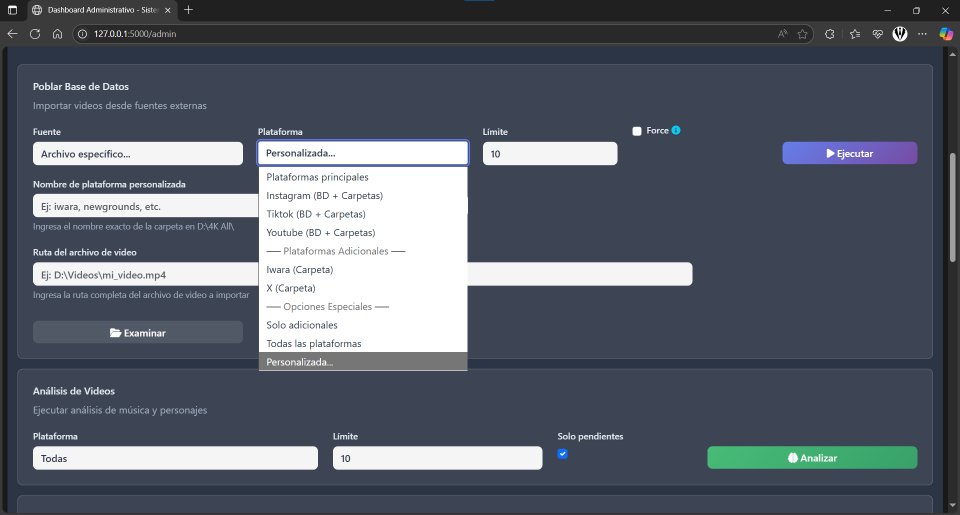
#> input picture manejar casos.png, 1920 x 1030 px (shown at 1/2 size); its folder holds only this picture in this run
$ python -i external_sources.py   (imports and definitions only)
#> lines starting #> are read from the running program, lines starting #| are printed output that depends on the picture
### config.py
"""
Tag-Flow V2 - Configuración Central Refactorizada
Sistema de Gestión de Videos TikTok/MMD

🎯 PATRÓN: Una sola fuente de verdad para todas las configuraciones
✅ Rutas internas del proyecto: Hardcodeadas para robustez
🔧 Rutas externas y APIs: Configurables via .env
"""

import os
import re
from pathlib import Path
from dotenv import load_dotenv

# Cargar variables de entorno
load_dotenv()

# ========================================
# 📁 RUTAS BASE DEL PROYECTO (Hardcodeadas)
# ========================================

BASE_DIR = Path(__file__).parent.absolute()
DATA_DIR = BASE_DIR / 'data'
STATIC_DIR = BASE_DIR / 'static'
TEMPLATES_DIR = BASE_DIR / 'templates'

# ========================================
# 🗄️ RUTAS DE DATOS INTERNOS (Hardcodeadas)
# ========================================

# Base de datos principal
DATABASE_PATH = DATA_DIR / 'videos.db'

# Thumbnails generados
THUMBNAILS_PATH = DATA_DIR / 'thumbnails'

# Base de datos de caracteres/personajes
CHARACTER_DATABASE_PATH = DATA_DIR / 'character_database.json'

# Directorio de caras conocidas para reconocimiento facial
KNOWN_FACES_PATH = BASE_DIR / 'caras_conocidas'

# Directorio de backups del sistema
BACKUPS_PATH = BASE_DIR / 'backups'

# Directorio de videos procesados
PROCESSED_VIDEOS_PATH = BASE_DIR / 'videos_procesados'

# ========================================
# 🌐 CONFIGURACIÓN DE FLASK
# ========================================

SECRET_KEY = os.getenv('SECRET_KEY', 'tag-flow-v2-secret-key-change-in-production')
FLASK_ENV = os.getenv('FLASK_ENV', 'development')
FLASK_DEBUG = os.getenv('FLASK_DEBUG', 'true').lower() == 'true'
FLASK_HOST = os.getenv('FLASK_HOST', 'localhost')
FLASK_PORT = int(os.getenv('FLASK_PORT', 5000))

# ========================================
# 🔑 APIs Y SERVICIOS EXTERNOS (Configurables)
# ========================================

# YouTube Data API
YOUTUBE_API_KEY = os.getenv('YOUTUBE_API_KEY')

# Google Vision API para reconocimiento facial
GOOGLE_APPLICATION_CREDENTIALS = os.getenv('GOOGLE_APPLICATION_CREDENTIALS')

# Spotify Web API para identificación musical
SPOTIFY_CLIENT_ID = os.getenv('SPOTIFY_CLIENT_ID')
SPOTIFY_CLIENT_SECRET = os.getenv('SPOTIFY_CLIENT_SECRET')

# ACRCloud para identificación musical (fallback)
ACRCLOUD_HOST = os.getenv('ACRCLOUD_HOST')
ACRCLOUD_ACCESS_KEY = os.getenv('ACRCLOUD_ACCESS_KEY')
ACRCLOUD_ACCESS_SECRET = os.getenv('ACRCLOUD_ACCESS_SECRET')

# ========================================
# 📱 RUTAS EXTERNAS - 4K DOWNLOADERS (Configurables)
# ========================================

def _clean_path_string(path_str: str) -> str:
    """Limpiar caracteres de control en rutas de Windows"""
    return re.sub(r'[\x00-\x1f\x7f-\x9f]', r'\\', path_str) if path_str else ''

# Bases de datos externas de downloaders
_raw_youtube_db = os.getenv('EXTERNAL_YOUTUBE_DB',
    r'C:\Users\loler\AppData\Local\4kdownload.com\4K Video Downloader+\4K Video Downloader+\faefbcd1-76a6-4fbc-b730-724f2735eee4.sqlite')
EXTERNAL_YOUTUBE_DB = Path(_clean_path_string(_raw_youtube_db)) if _raw_youtube_db else None

EXTERNAL_TIKTOK_DB = Path(os.getenv('EXTERNAL_TIKTOK_DB', r'D:\4K Tokkit\data.sqlite'))
EXTERNAL_INSTAGRAM_DB = Path(os.getenv('EXTERNAL_INSTAGRAM_DB', r'D:\4K Stogram\.stogram.sqlite'))

# Carpetas organizadas de videos descargados
ORGANIZED_BASE_PATH = Path(os.getenv('ORGANIZED_BASE_PATH', r'D:\4K All'))
ORGANIZED_YOUTUBE_PATH = ORGANIZED_BASE_PATH / 'Youtube'
ORGANIZED_TIKTOK_PATH = ORGANIZED_BASE_PATH / 'Tiktok'
ORGANIZED_INSTAGRAM_PATH = ORGANIZED_BASE_PATH / 'Instagram'

# ========================================
# ⚙️ CONFIGURACIONES DE PROCESAMIENTO
# ========================================

# Thumbnails
THUMBNAIL_SIZE = tuple(map(int, os.getenv('THUMBNAIL_SIZE', '320x180').split('x')))
THUMBNAIL_MODE = os.getenv('THUMBNAIL_MODE', 'balanced')  # ultra_fast, balanced, quality, gpu, auto

# Procesamiento concurrente
MAX_CONCURRENT_PROCESSING = int(os.getenv('MAX_CONCURRENT_PROCESSING', 3))

# Deep Learning (reconocimiento facial)
USE_GPU_DEEPFACE = os.getenv('USE_GPU_DEEPFACE', 'true').lower() == 'true'
DEEPFACE_MODEL = os.getenv('DEEPFACE_MODEL', 'ArcFace')

# Optimizaciones de base de datos
USE_OPTIMIZED_DATABASE = os.getenv('USE_OPTIMIZED_DATABASE', 'true').lower() == 'true'
DATABASE_CACHE_TTL = int(os.getenv('DATABASE_CACHE_TTL', '300'))  # 5 minutos
DATABASE_CACHE_SIZE = int(os.getenv('DATABASE_CACHE_SIZE', '1000'))
ENABLE_PERFORMANCE_METRICS = os.getenv('ENABLE_PERFORMANCE_METRICS', 'true').lower() == 'true'

# ========================================
# 🛠️ FUNCIONES UTILITARIAS
# ========================================

def ensure_directories():
    """Crear directorios necesarios del proyecto"""
    essential_dirs = [
        DATA_DIR,
        THUMBNAILS_PATH,
        KNOWN_FACES_PATH,
        BACKUPS_PATH,
        PROCESSED_VIDEOS_PATH
    ]

    for directory in essential_dirs:
        directory.mkdir(parents=True, exist_ok=True)

# [47 lines left out: functions validate_config, get_config_summary, not called in this run]

# ========================================
# 🚀 INICIALIZACIÓN AUTOMÁTICA
# ========================================

# Crear directorios al importar el módulo
ensure_directories()

# ========================================
# 🔄 COMPATIBILIDAD CON IMPORTS EXISTENTES
# ========================================

# Para mantener compatibilidad con código que usa "from config import config"
import sys
config = sys.modules[__name__]  # Referencia al módulo actual

### src/external_sources.py
"""
Tag-Flow V2 - Manejo de Fuentes Externas
Extracción de datos desde múltiples bases de datos y carpetas organizadas
"""

import sqlite3
import json
import re
import sys
import logging
from pathlib import Path
from typing import Dict, List, Optional, Tuple

sys.path.append(str(Path(__file__).parent.parent))
from config import config

logger = logging.getLogger(__name__)

# Instancia global para evitar múltiples inicializaciones
_external_sources_instance = None

class ExternalSourcesManager:
    """Gestor para extraer datos de fuentes externas con nueva estructura BD completa"""

    def __new__(cls):
        global _external_sources_instance
        if _external_sources_instance is None:
            _external_sources_instance = super().__new__(cls)
        return _external_sources_instance

    def __init__(self):
        # Evitar reinicialización si ya se ha inicializado
        if hasattr(self, '_initialized'):
            return

        # Rutas de las bases de datos externas (desde config)
        self.external_youtube_db = config.EXTERNAL_YOUTUBE_DB
        self.tiktok_db_path = config.EXTERNAL_TIKTOK_DB
        self.instagram_db_path = config.EXTERNAL_INSTAGRAM_DB

        # Debug: Verificar que la ruta esté limpia
        if self.external_youtube_db:
            path_str = str(self.external_youtube_db)
            # Detectar caracteres de control
            control_chars = [char for char in path_str if ord(char) < 32 and char not in '\t\n\r']
            if control_chars:
                logger.warning(f"Caracteres de control detectados en EXTERNAL_YOUTUBE_DB: {[hex(ord(c)) for c in control_chars]}")
            logger.debug(f"YouTube DB configurada: {self.external_youtube_db.exists()}")
            logger.debug(f"TikTok DB configurada: {self.tiktok_db_path.exists()}")
            logger.debug(f"Instagram DB configurada: {self.instagram_db_path.exists()}")

        # Rutas de las carpetas organizadas (desde config)
        self.organized_base_path = config.ORGANIZED_BASE_PATH
        self.organized_youtube_path = config.ORGANIZED_YOUTUBE_PATH
        self.organized_tiktok_path = config.ORGANIZED_TIKTOK_PATH
        self.organized_instagram_path = config.ORGANIZED_INSTAGRAM_PATH

        # Extensiones de video soportadas
        self.video_extensions = {'.mp4', '.avi', '.mov', '.mkv', '.wmv', '.flv', '.webm', '.m4v'}
        self.image_extensions = {'.jpg', '.jpeg', '.png', '.gif', '.webp', '.bmp'}

        self._initialized = True

    # [1156 lines left out: functions _get_connection, get_available_4k_platforms, extract_youtube_videos, extract_4k_video_downloader_by_platform, _process_4k_video_row, _parse_4k_metadata and 14 more, not called in this run]

    def get_all_videos_from_source(self, source: str, platform: Optional[str] = None, limit: Optional[int] = None) -> List[Dict]:
        """
        🚀 ESTRATEGIA POPULATE: Siempre encontrar videos nuevos usando offset dinámico

        Args:
            source: 'db' para bases de datos, 'organized' para carpetas organizadas, 'all' para ambas
            platform: 'youtube', 'tiktok', 'instagram' o None para todas
            limit: número máximo de videos a retornar
        """
        all_videos = []

        # 🚀 NUEVA LÓGICA: Calcular offset dinámico basado en videos existentes
        # [28 lines left out: functions get_dynamic_offset, get_imported_paths, not called in this run]

        if source in ['db', 'all']:
            # Extraer de bases de datos
            # Normalizar plataforma: 'all-platforms' -> None para procesamiento
            normalized_platform = None if platform in [None, 'all-platforms'] else platform

            # Distribuir límite entre plataformas si es necesario
            platforms_to_extract = []
            if normalized_platform is None:
                # Extraer de todas las plataformas disponibles
                if self.external_youtube_db and self.external_youtube_db.exists():
                    platforms_to_extract.append('youtube')
                if self.tiktok_db_path and self.tiktok_db_path.exists():
                    platforms_to_extract.append('tiktok')
                if self.instagram_db_path and self.instagram_db_path.exists():
                    platforms_to_extract.append('instagram')

                # Agregar todas las plataformas 'other' disponibles en 4K Video Downloader
                if self.external_youtube_db and self.external_youtube_db.exists():
                    available_4k_platforms = self.get_available_4k_platforms()
                    for platform_name in available_4k_platforms.keys():
                        if platform_name not in ['youtube', 'tiktok', 'instagram'] and platform_name not in platforms_to_extract:
                            platforms_to_extract.append(platform_name)
            else:
                # 🔍 AUTODETECCIÓN: Usar autodescubrimiento de plataformas
                available_4k_platforms = self.get_available_4k_platforms()

                # Verificar si la plataforma solicitada tiene fuente disponible
                platform_sources = {
                    # Plataformas principales con fuentes específicas
                    'tiktok': self.tiktok_db_path and self.tiktok_db_path.exists(),
                    'instagram': self.instagram_db_path and self.instagram_db_path.exists(),
                    # Filtro especial para plataformas no principales
                    'other': self.external_youtube_db and self.external_youtube_db.exists()
                }

                # Agregar automáticamente todas las plataformas descubiertas en 4K Video Downloader
                if self.external_youtube_db and self.external_youtube_db.exists():
                    for platform_name in available_4k_platforms.keys():
                        platform_sources[platform_name] = True
                    # Agregar 'other' como plataforma disponible si hay BD de 4K Video Downloader
                    platform_sources['other'] = True

                if platform_sources.get(normalized_platform, False):
                    platforms_to_extract.append(normalized_platform)
                else:
                    logger.warning(f"Plataforma '{normalized_platform}' no disponible o sin fuente de datos")
                    logger.info(f"💡 Plataformas disponibles: {list(platform_sources.keys())}")

            # Estrategia inteligente de distribución de límites
            platform_limit = None
            if limit and len(platforms_to_extract) > 1:
                # Para límites pequeños: dar más margen para asegurar que se cumpla
                # Para límites grandes: distribuir eficientemente
                if limit <= 20:
                    # Límites pequeños: cada plataforma puede contribuir hasta el límite completo
                    platform_limit = limit
                else:
                    # Límites grandes: distribuir con margen del 50% para compensar desbalances
                    base_limit = limit // len(platforms_to_extract)
                    margin = max(5, limit // 4)  # Margen mínimo de 5 o 25% del límite
                    platform_limit = base_limit + margin
            elif limit:
                platform_limit = limit

            # Extraer de cada plataforma según disponibilidad
            for platform_name in platforms_to_extract:
                platform_offset = get_dynamic_offset(platform_name)
                logger.debug(f"🔍 Extrayendo videos de {platform_name.title()} (offset: {platform_offset})...")

                if platform_name == 'tiktok':
                    # TikTok usa 4K Tokkit
                    all_videos.extend(self.extract_tiktok_videos(offset=platform_offset, limit=platform_limit))
                elif platform_name == 'instagram':
                    # Instagram usa 4K Stogram
                    all_videos.extend(self.extract_instagram_content(offset=platform_offset, limit=platform_limit))
                else:
                    # YouTube, Facebook, Twitter, etc. usan 4K Video Downloader
                    all_videos.extend(self.extract_4k_video_downloader_by_platform(
                        platform_name, offset=platform_offset, limit=platform_limit
                    ))

        if source in ['organized', 'all']:
            # 🆕 Usar extractor extendido para manejar plataformas adicionales
            # Normalizar plataforma: 'all-platforms' -> None para procesamiento
            normalized_platform = None if platform in [None, 'all-platforms'] else platform

            if normalized_platform in ['other'] or (normalized_platform and normalized_platform not in ['youtube', 'tiktok', 'instagram']):
                # Usar extractor extendido para plataformas adicionales o específicas
                all_videos.extend(self.extract_organized_videos_extended(normalized_platform))
            else:
                # Usar extractor clásico para plataformas principales
                all_videos.extend(self.extract_organized_videos(normalized_platform))

        # Eliminar duplicados basados en file_path
        seen_paths = set()
        unique_videos = []
        for video in all_videos:
            if video['file_path'] not in seen_paths:
                seen_paths.add(video['file_path'])
                unique_videos.append(video)

        # Aplicar límite final si se especifica
        if limit and len(unique_videos) > limit:
            logger.info(f"🔢 Aplicando límite final: {len(unique_videos)} -> {limit} videos")
            unique_videos = unique_videos[:limit]

        logger.debug(f"Total de videos únicos extraídos: {len(unique_videos)}")
        return unique_videos

    # [369 lines left out: functions get_available_platforms, get_platform_stats_extended, get_platform_stats, extract_single_video_info, _detect_platform_from_path, _search_file_in_databases, not called in this run]

# Instancia global removida - usar lazy initialization

>>> import cv2
>>> picture = cv2.imread('../manejar casos.png', cv2.IMREAD_GRAYSCALE)
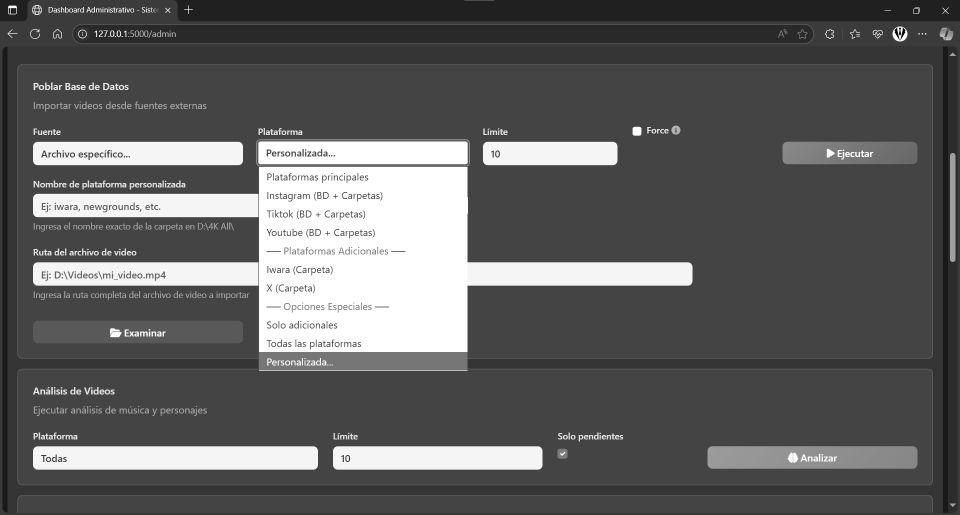
#> picture: shape (1030, 1920) (shown at 1/2 size); min 0, max 255, mean 95.4
#> (the run stopped early here; a loop or call above may not have finished)
